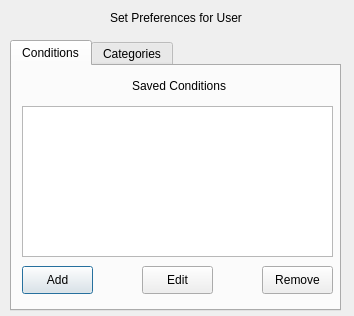
<?xml version="1.0" encoding="UTF-8"?>
<ui version="4.0">
 <class>Dialog</class>
 <widget class="QDialog" name="Dialog">
  <property name="geometry">
   <rect>
    <x>0</x>
    <y>0</y>
    <width>354</width>
    <height>316</height>
   </rect>
  </property>
  <property name="windowTitle">
   <string>Dialog</string>
  </property>
  <widget class="QLabel" name="label">
   <property name="geometry">
    <rect>
     <x>110</x>
     <y>10</y>
     <width>151</width>
     <height>16</height>
    </rect>
   </property>
   <property name="text">
    <string>Set Preferences for User</string>
   </property>
  </widget>
  <widget class="QTabWidget" name="tabWidget">
   <property name="geometry">
    <rect>
     <x>10</x>
     <y>40</y>
     <width>331</width>
     <height>271</height>
    </rect>
   </property>
   <property name="currentIndex">
    <number>0</number>
   </property>
   <widget class="QWidget" name="tab">
    <attribute name="title">
     <string>Conditions</string>
    </attribute>
    <widget class="QListWidget" name="listWidget">
     <property name="geometry">
      <rect>
       <x>10</x>
       <y>40</y>
       <width>311</width>
       <height>151</height>
      </rect>
     </property>
    </widget>
    <widget class="QLabel" name="label_10">
     <property name="geometry">
      <rect>
       <x>120</x>
       <y>10</y>
       <width>111</width>
       <height>20</height>
      </rect>
     </property>
     <property name="text">
      <string>Saved Conditions</string>
     </property>
    </widget>
    <widget class="QPushButton" name="pushButton_2">
     <property name="geometry">
      <rect>
       <x>10</x>
       <y>200</y>
       <width>71</width>
       <height>28</height>
      </rect>
     </property>
     <property name="text">
      <string>Add</string>
     </property>
    </widget>
    <widget class="QPushButton" name="pushButton_5">
     <property name="geometry">
      <rect>
       <x>130</x>
       <y>200</y>
       <width>71</width>
       <height>28</height>
      </rect>
     </property>
     <property name="text">
      <string>Edit</string>
     </property>
    </widget>
    <widget class="QPushButton" name="pushButton_4">
     <property name="geometry">
      <rect>
       <x>250</x>
       <y>200</y>
       <width>71</width>
       <height>28</height>
      </rect>
     </property>
     <property name="text">
      <string>Remove</string>
     </property>
    </widget>
   </widget>
   <widget class="QWidget" name="tab_2">
    <attribute name="title">
     <string>Categories</string>
    </attribute>
    <widget class="QLabel" name="label_11">
     <property name="geometry">
      <rect>
       <x>30</x>
       <y>10</y>
       <width>111</width>
       <height>20</height>
      </rect>
     </property>
     <property name="text">
      <string>Saved Categiries</string>
     </property>
    </widget>
    <widget class="QListWidget" name="listWidget_2">
     <property name="geometry">
      <rect>
       <x>10</x>
       <y>40</y>
       <width>141</width>
       <height>201</height>
      </rect>
     </property>
     <item>
      <property name="text">
       <string>Perfect</string>
      </property>
     </item>
     <item>
      <property name="text">
       <string>Good</string>
      </property>
     </item>
     <item>
      <property name="text">
       <string>Bad</string>
      </property>
     </item>
     <item>
      <property name="text">
       <string>Terrible</string>
      </property>
     </item>
    </widget>
    <widget class="QLabel" name="label_12">
     <property name="geometry">
      <rect>
       <x>200</x>
       <y>10</y>
       <width>91</width>
       <height>20</height>
      </rect>
     </property>
     <property name="text">
      <string>Saved Clothing</string>
     </property>
    </widget>
    <widget class="QListWidget" name="listWidget_3">
     <property name="geometry">
      <rect>
       <x>170</x>
       <y>40</y>
       <width>141</width>
       <height>201</height>
      </rect>
     </property>
     <item>
      <property name="text">
       <string>Umbrella</string>
      </property>
     </item>
     <item>
      <property name="text">
       <string>Snow Boots</string>
      </property>
     </item>
     <item>
      <property name="text">
       <string>Coat</string>
      </property>
     </item>
     <item>
      <property name="text">
       <string>Sweater</string>
      </property>
     </item>
    </widget>
   </widget>
  </widget>
  <zorder>tabWidget</zorder>
  <zorder>label</zorder>
 </widget>
 <resources/>
 <connections/>
</ui>
